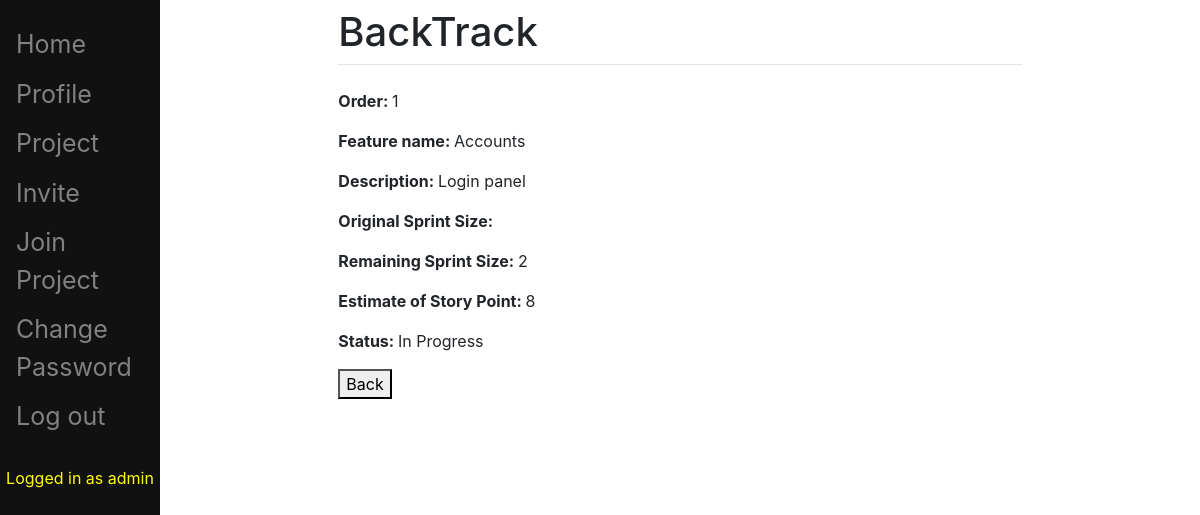
Page /pbi/viewPBIdetail/22/ (signed in) on the earlier database version.
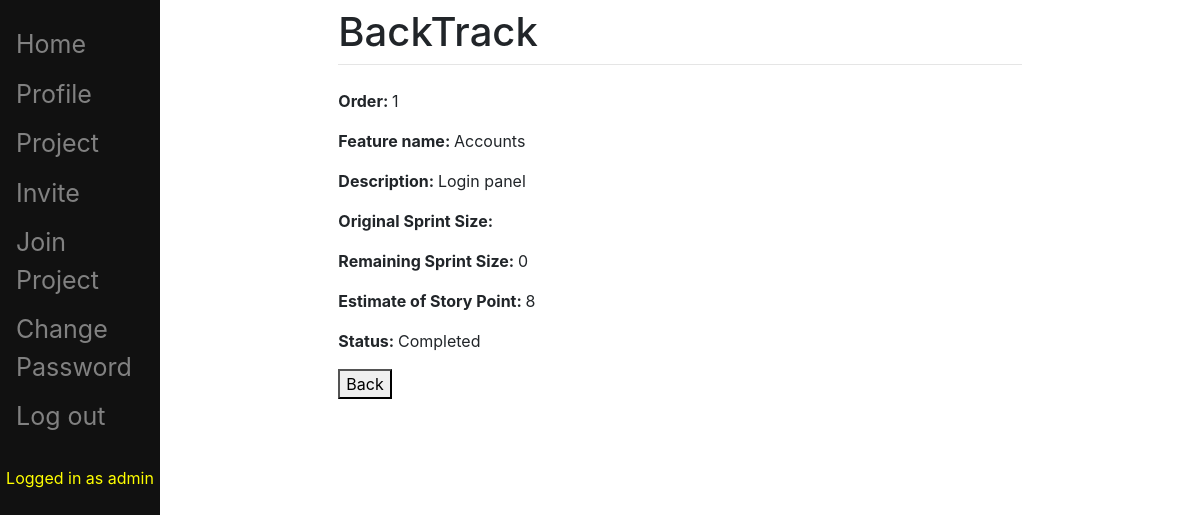
Same page on the later database version.
### pbi/models.py (models this page shows, shortened)
class Item(models.Model):
	STAT = (
		('Completed', 'Completed'),
		('In Progress', 'In Progress'),
		('Not yet started', 'Not yet started'),
		('Not finished', 'Not finished'),
	)
	order = models.PositiveIntegerField()
	oldOrder = models.PositiveIntegerField(blank=True, null=True)
	name = models.CharField(max_length=200)
	description = models.CharField(max_length=200)
	remaining_sprint_size = models.PositiveIntegerField(blank=True, null=True)
	estimate_of_story_point = models.PositiveIntegerField()
	cumulative_story_point = models.PositiveIntegerField(default=0, editable=False)
	status = models.CharField(choices=STAT, default='Not yet started', max_length=200)
	last_modified = models.DateTimeField(auto_now=True, auto_now_add=False, blank=True)
	create_at = models.DateTimeField(blank=True, default=timezone.now, editable=False)
	project = models.ForeignKey(Project, on_delete=models.CASCADE, null=True)
	sprint = models.ForeignKey(Sprint, on_delete=models.SET_NULL, blank=True, null=True)
	added = models.BooleanField(default=False, editable=False)

### pbi/views.py (the view)
class PbiDetailView(LoginRequiredMixin, TemplateView):
    login_url = '/pbi/login/'
    redirect_field_name = 'redirect_to'
    template_name = 'pbi_detail.html'
    def get_context_data(self, **kwargs):
        item = self.kwargs['item']
        context = super().get_context_data(**kwargs)
        context['item'] = Item.objects.get(pk=item)
        u = self.request.user
        personCheck = Person.objects.get(user = u)
        if personCheck.project != context['item'].project:
            context['header'] = []
            context['rows'] = []
            context['person'] = personCheck
            return context
        context['person1'] = personCheck
        return context

### templates/pbi_detail.html (shortened to what this page needs)
{% extends "main/base.html" %}
{% block content %}
{% if person == NONE %}
<p><b>Order: </b>{{ item.order }}</p>
<p><b>Feature name: </b>{{ item.name }}</p>
<p><b>Description: </b>{{ item.description }}</p>
<p><b>Original Sprint Size: </b>{{ item.original_sprint_size }}</p>
<p><b>Remaining Sprint Size: </b>{{ item.remaining_sprint_size }}</p>
<p><b>Estimate of Story Point: </b>{{ item.estimate_of_story_point }}</p>
<p><b>Status: </b>{{ item.status }}</p>
<button onclick="window.history.back();" value="Back" type="reset">Back</button>
{% else %}
	<p>Restricted Access</p>
{% endif %}
{% endblock %}

Differences in the rows shown:
changed Item "Accounts": remaining_sprint_size "2" → "0"; status "In Progress" → "Completed"
